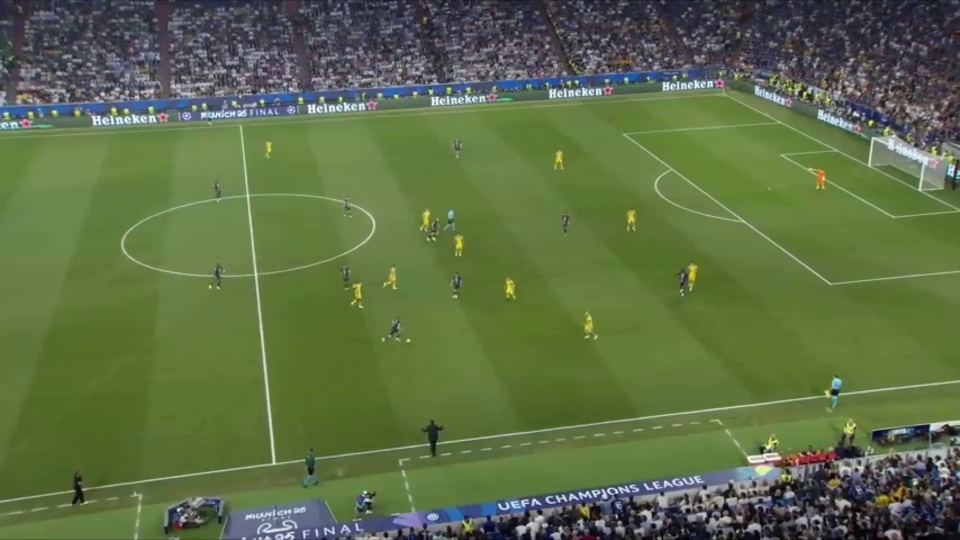
#> input picture data/frames/frame_0000_idx_00000.jpg, 1920 x 1080 px (shown at 1/2 size); its folder holds only this picture in this run
$ python click_keypoints.py
#> lines starting #> are read from the running program, lines starting #| are printed output that depends on the picture; after the words box and inside, x2 and y2 are one past the last pixel; in counts of white or black regions, pixels touching at a corner belong together
### kobe/notebooks/minimap/pitch.py
"""Pitch model in metres: named keypoints, line drawing and the minimap image.

Coordinate system (same orientation as the broadcast view):
    origin = corner of the far touchline and the left goal line
    x = along the touchline, 0 (left goal line) .. 105 (right goal line)
    y = across the pitch,    0 (far touchline, top of the image) .. 68 (near touchline)
"""

from pathlib import Path

import cv2
import numpy as np

HOMOGRAPHY_DIR = Path(__file__).resolve().parent   # kobe/notebooks/minimap/
# Project root = the first parent folder that contains data/frames
REPO_ROOT = next(p for p in HOMOGRAPHY_DIR.parents if (p / "data" / "frames").exists())
FRAMES_DIR = REPO_ROOT / "data" / "frames"
VIDEO_PATH = REPO_ROOT / "data" / "raw_video" / "match.mp4"
KEYPOINTS_JSON = HOMOGRAPHY_DIR / "keypoints.json"   # clicked points, committed
OUTPUT_DIR = HOMOGRAPHY_DIR / "output"               # generated, not committed

# FIFA dimensions in metres (Allianz Arena, Munich: 105 x 68)
LENGTH, WIDTH = 105.0, 68.0
BOX_DEPTH, BOX_WIDTH = 16.5, 40.32        # penalty area
GOAL_AREA_DEPTH, GOAL_AREA_WIDTH = 5.5, 18.32
PENALTY_SPOT = 11.0                       # distance from the goal line
CIRCLE_RADIUS = 9.15                      # centre circle and penalty arc


def _keypoints():
    mid_x, mid_y = LENGTH / 2, WIDTH / 2
    points = {
        "corner_TL": (0, 0), "corner_TR": (LENGTH, 0),
        "corner_BL": (0, WIDTH), "corner_BR": (LENGTH, WIDTH),
        "mid_T": (mid_x, 0), "mid_B": (mid_x, WIDTH), "centre": (mid_x, mid_y),
        "circle_T": (mid_x, mid_y - CIRCLE_RADIUS), "circle_B": (mid_x, mid_y + CIRCLE_RADIUS),
    }
    # Where the penalty arc meets the front line of the penalty area
    arc_dy = np.sqrt(CIRCLE_RADIUS ** 2 - (BOX_DEPTH - PENALTY_SPOT) ** 2)
    for side, x0, d in (("L", 0.0, 1.0), ("R", LENGTH, -1.0)):  # d = direction into the pitch
        points.update({
            f"{side}_box_goal_T": (x0, mid_y - BOX_WIDTH / 2),
            f"{side}_box_goal_B": (x0, mid_y + BOX_WIDTH / 2),
            f"{side}_box_T": (x0 + d * BOX_DEPTH, mid_y - BOX_WIDTH / 2),
            f"{side}_box_B": (x0 + d * BOX_DEPTH, mid_y + BOX_WIDTH / 2),
            f"{side}_goal_area_goal_T": (x0, mid_y - GOAL_AREA_WIDTH / 2),
            f"{side}_goal_area_goal_B": (x0, mid_y + GOAL_AREA_WIDTH / 2),
            f"{side}_goal_area_T": (x0 + d * GOAL_AREA_DEPTH, mid_y - GOAL_AREA_WIDTH / 2),
            f"{side}_goal_area_B": (x0 + d * GOAL_AREA_DEPTH, mid_y + GOAL_AREA_WIDTH / 2),
            f"{side}_penalty_spot": (x0 + d * PENALTY_SPOT, mid_y),
            f"{side}_arc_T": (x0 + d * BOX_DEPTH, mid_y - arc_dy),
            f"{side}_arc_B": (x0 + d * BOX_DEPTH, mid_y + arc_dy),
        })
    return {name: (float(x), float(y)) for name, (x, y) in points.items()}


KEYPOINTS = _keypoints()  # name -> (x, y) in metres


def _circle(cx, cy, r, a0=0.0, a1=2 * np.pi, n=64):
    angles = np.linspace(a0, a1, n)
    return np.stack([cx + r * np.cos(angles), cy + r * np.sin(angles)], axis=1)


def _lines():
    """All pitch markings as polylines (arrays of (x, y) in metres)."""
    mid_x, mid_y = LENGTH / 2, WIDTH / 2
    lines = [
        np.array([(0, 0), (LENGTH, 0), (LENGTH, WIDTH), (0, WIDTH), (0, 0)]),  # touch- and goal lines
        np.array([(mid_x, 0), (mid_x, WIDTH)]),                                # halfway line
        _circle(mid_x, mid_y, CIRCLE_RADIUS),
    ]
    # Half-angle of the penalty arc part that lies outside the penalty area
    arc = np.arccos((BOX_DEPTH - PENALTY_SPOT) / CIRCLE_RADIUS)
    for x0, d in ((0.0, 1.0), (LENGTH, -1.0)):
        for depth, width in ((BOX_DEPTH, BOX_WIDTH), (GOAL_AREA_DEPTH, GOAL_AREA_WIDTH)):
            top, bottom, x1 = mid_y - width / 2, mid_y + width / 2, x0 + d * depth
            lines.append(np.array([(x0, top), (x1, top), (x1, bottom), (x0, bottom)]))
        centre = 0.0 if d > 0 else np.pi  # arc points towards the middle of the pitch
        lines.append(_circle(x0 + d * PENALTY_SPOT, mid_y, CIRCLE_RADIUS, centre - arc, centre + arc, 24))
    return [line.astype(np.float64) for line in lines]


LINES = _lines()
#> (reads kobe/notebooks/minimap/keypoints.json from the repository)


def draw_minimap(scale=10, margin=4):
    """Top-down pitch image. scale = pixels per metre, margin in metres."""
#> called with scale = 4, margin = 4
    h, w = int((WIDTH + 2 * margin) * scale), int((LENGTH + 2 * margin) * scale)
    image = np.full((h, w, 3), (40, 120, 40), np.uint8)
    for i in range(0, int(LENGTH), 20):  # lighter mowing stripe of 10 m every 20 m
        p0 = to_minimap_px((i, 0), scale, margin)
        p1 = to_minimap_px((min(i + 10, LENGTH), WIDTH), scale, margin)
        cv2.rectangle(image, p0, p1, (46, 135, 46), -1)
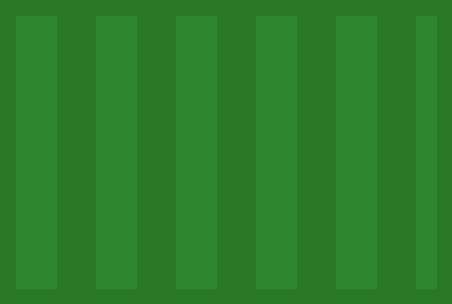
#> image: shape (304, 452, 3); mean of channels 0, 1, 2 42.7, 126.7, 42.7; drawn as B, G, R
    for line in LINES:
        pts = np.array([to_minimap_px(p, scale, margin) for p in line], np.int32)
        cv2.polylines(image, [pts], False, (255, 255, 255), 2, cv2.LINE_AA)
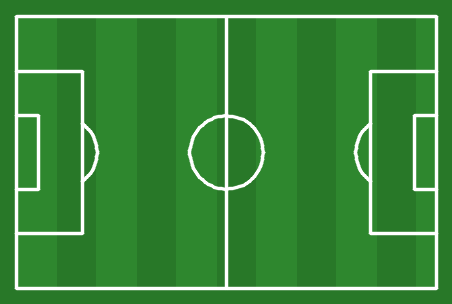
#> image: shape (304, 452, 3); 10.12% of pixels changed, all inside (x1, y1, x2, y2) = (14, 14, 439, 291); drawn as B, G, R
    for x in (PENALTY_SPOT, LENGTH / 2, LENGTH - PENALTY_SPOT):
        cv2.circle(image, to_minimap_px((x, WIDTH / 2), scale, margin), 3, (255, 255, 255), -1)
#> image: shape (304, 452, 3); 0.05% of pixels changed, all inside (x1, y1, x2, y2) = (57, 149, 396, 156)
    return image


def to_minimap_px(point, scale=10, margin=4):
    """(x, y) in metres -> integer pixel on the minimap of draw_minimap()."""
    return int(round((point[0] + margin) * scale)), int(round((point[1] + margin) * scale))

### kobe/notebooks/minimap/homography.py
"""Homography per frame from the clicked keypoints in keypoints.json.

On every keyframe with >= 4 clicked points we fit H (image pixels -> pitch metres)
with cv2.findHomography. The camera pans and zooms, so frames between two
keyframes get their own H: we project a grid of pitch points into both keyframes,
interpolate those image positions linearly in time, and fit H again on the
interpolated grid. Frames before the first / after the last keyframe use the
nearest keyframe.

Usage:
    from homography import Homographies
    hs = Homographies()
    feet_m = hs.image_to_pitch([(960, 700)], frame_idx=120)   # -> [[x, y]] in metres
"""

import json

import cv2
import numpy as np

from pitch import KEYPOINTS, KEYPOINTS_JSON, LENGTH, WIDTH

# Pitch points used to interpolate between keyframes (6 x 5 grid over the pitch)
GRID = np.array([(x, y) for x in np.linspace(0, LENGTH, 6) for y in np.linspace(0, WIDTH, 5)])
RANSAC_M = 1.0  # a clicked point further than this (in metres on the pitch) from the fit is an outlier


def project(points, H):
    """Apply homography H to an (N, 2) array of points."""
    pts = np.asarray(points, np.float64).reshape(-1, 1, 2)
    return cv2.perspectiveTransform(pts, H).reshape(-1, 2)


def load_keypoints():
    """{frame idx: {keypoint name: [x, y] image pixels}} from keypoints.json."""
    if not KEYPOINTS_JSON.exists():
        return {}
    data = json.loads(KEYPOINTS_JSON.read_text(encoding="utf-8"))
    return {int(idx): points for idx, points in data["frames"].items()}


def fit(points):
    """Fit H (image -> pitch) on {name: [x, y]}. Returns (H, {name: error in px}) or (None, {}).

    The error per point is the distance between where it was clicked and where
    the fitted H puts it: a large error means a misclick or a wrong point name.
    With exactly 4 points H always fits perfectly, so errors are only meaningful from 5 points.
    From 5 points we fit with RANSAC: a point more than RANSAC_M metres off is ignored,
    so one misclick cannot pull H (and the errors of all other points) out of shape.
    """
    names = [n for n in points if n in KEYPOINTS]
    if len(names) < 4:
        return None, {}
    image_pts = np.array([points[n] for n in names], np.float64)
    pitch_pts = np.array([KEYPOINTS[n] for n in names], np.float64)
    if len(names) == 4:
        H, _ = cv2.findHomography(image_pts, pitch_pts, 0)  # exact solution
    else:
        H, _ = cv2.findHomography(image_pts, pitch_pts, cv2.RANSAC, RANSAC_M)
    if H is None:
        return None, {}
    back = project(pitch_pts, np.linalg.inv(H))
    errors = {n: float(np.linalg.norm(back[i] - image_pts[i])) for i, n in enumerate(names)}
    return H, errors


class Homographies:
    """H (image pixels -> pitch metres) for every frame of the clip."""

    # [26 lines left out: functions __init__, for_frame, not called in this run]

    def image_to_pitch(self, points, frame_idx):
        """Image pixels -> pitch metres, (N, 2) array."""
        return project(points, self.for_frame(frame_idx))

    def pitch_to_image(self, points, frame_idx):
        """Pitch metres -> image pixels, (N, 2) array."""
        return project(points, np.linalg.inv(self.for_frame(frame_idx)))

### kobe/notebooks/minimap/click_keypoints.py
"""Click pitch keypoints on keyframes of the clip -> keypoints.json.

    venv\\Scripts\\python kobe\\notebooks\\minimap\\click_keypoints.py            (every 30th frame)
    venv\\Scripts\\python kobe\\notebooks\\minimap\\click_keypoints.py --step 15
    venv\\Scripts\\python kobe\\notebooks\\minimap\\click_keypoints.py --frames 0 45 90

1. Choose a keypoint on the minimap below the frame (click it, or n / p).
2. Click that point in the frame. The magnifier (bottom right) helps to click precisely.
3. From 4 points on, the pitch lines are drawn over the frame: they must lie on
   the real lines. From 5 points on, every point shows its error in pixels;
   a red point (> 10 px) is a misclick or a wrong name.
4. Space / Enter: next keyframe. Everything is saved after every change.

Click points spread over the visible pitch (not all on one line), 5-8 per frame.
"""

import argparse
import json

import cv2
import numpy as np

from homography import fit, load_keypoints, project
from pitch import FRAMES_DIR, KEYPOINTS, KEYPOINTS_JSON, LINES, draw_minimap, to_minimap_px

WINDOW = "click keypoints"
BAR_H = 330                       # height of the panel below the frame
MINI_SCALE, MINI_MARGIN = 4, 4    # minimap: pixels per metre, margin in metres
MAG_HALF, MAG_ZOOM = 24, 6        # magnifier: half crop size and zoom factor
NAMES = list(KEYPOINTS)

parser = argparse.ArgumentParser()
parser.add_argument("--step", type=int, default=30, help="every n-th frame is a keyframe")
parser.add_argument("--frames", type=int, nargs="*", help="explicit keyframes instead of --step")
args = parser.parse_args()

frame_files = {int(p.stem.split("_idx_")[1]): p for p in FRAMES_DIR.glob("*.jpg")}
last = max(frame_files)
keyframes = args.frames or sorted(set(range(0, last + 1, args.step)) | {last})
points = load_keypoints()  # {frame idx: {name: [x, y]}}, also frames from earlier sessions


def save():
    data = {
        "pitch": "metres, origin = far touchline x left goal line, x 0..105 along, y 0..68 across",
        "frames": {str(i): points[i] for i in sorted(points) if points[i]},
    }
    KEYPOINTS_JSON.write_text(json.dumps(data, indent=1), encoding="utf-8")


# ---- State shared with the mouse callback ----
state = {"pos": 0, "selected": NAMES.index("R_box_T"), "mouse": None}
# Resume at the first keyframe that has fewer than 4 points
state["pos"] = next((k for k, i in enumerate(keyframes) if len(points.get(i, {})) < 4), 0)
minimap = draw_minimap(MINI_SCALE, MINI_MARGIN)
mini_origin = (10, 0)  # top-left of the minimap inside the bottom panel (set when drawing)


def current():
    idx = keyframes[state["pos"]]
    return idx, points.setdefault(idx, {})


# [29 lines left out: functions on_mouse, previous_h, not called in this run]


def draw_lines(canvas, H, colour, thickness):
    """Draw all pitch lines, projected into the image with the inverse of H."""
    H_inv = np.linalg.inv(H)
    for line in LINES:
        dense = np.concatenate([np.linspace(a, b, 20) for a, b in zip(line[:-1], line[1:])])
        img = project(dense, H_inv)
        img = np.clip(img, -10000, 10000).astype(np.int32)  # far-away points can overflow
        cv2.polylines(canvas, [img], False, colour, thickness, cv2.LINE_AA)


def render(frame):
    global mini_origin
    idx, pts = current()
    frame_h, frame_w = frame.shape[:2]
    canvas = np.zeros((frame_h + BAR_H, frame_w, 3), np.uint8)
    canvas[:frame_h] = frame

    # ---- Pitch lines: fitted H, or the previous keyframe as a grey guide ----
    H, errors = fit(pts)
    if H is not None:
        draw_lines(canvas, H, (255, 255, 0), 2)
    else:
        guide = previous_h(idx)
        if guide is not None:
            draw_lines(canvas, guide, (150, 150, 150), 1)

    # ---- Clicked points (colour = error) ----
    for name, (x, y) in pts.items():
        err = errors.get(name, 0.0) if len(pts) >= 5 else 0.0
        colour = (0, 220, 0) if err < 5 else (0, 165, 255) if err < 10 else (0, 0, 255)
        cv2.circle(canvas, (int(x), int(y)), 6, colour, 2, cv2.LINE_AA)
        label = f"{name} {err:.1f}px" if len(pts) >= 5 else name
        cv2.putText(canvas, label, (int(x) + 9, int(y) - 9), cv2.FONT_HERSHEY_SIMPLEX, 0.6, (0, 0, 0), 4)
        cv2.putText(canvas, label, (int(x) + 9, int(y) - 9), cv2.FONT_HERSHEY_SIMPLEX, 0.6, colour, 1)

    # ---- Minimap with the keypoints ----
    mini = minimap.copy()
    for k, name in enumerate(NAMES):
        p = to_minimap_px(KEYPOINTS[name], MINI_SCALE, MINI_MARGIN)
        if name in pts:
            cv2.circle(mini, p, 6, (0, 220, 0), -1)
        else:
            cv2.circle(mini, p, 5, (200, 200, 200), 1)
        if k == state["selected"]:
            cv2.circle(mini, p, 11, (0, 0, 255), 3)
    mini_origin = (10, (BAR_H - mini.shape[0]) // 2)
    oy = frame_h + mini_origin[1]
    canvas[oy:oy + mini.shape[0], 10:10 + mini.shape[1]] = mini

    # ---- Info text ----
    if H is None:
        quality = f"{len(pts)} points: need at least 4"
    elif len(pts) < 5:
        quality = f"{len(pts)} points: add a 5th to check the error"
    else:
        worst = max(errors, key=errors.get)
        quality = (f"{len(pts)} points: mean error {np.mean(list(errors.values())):.1f} px, "
                   f"max {errors[worst]:.1f} px ({worst})")
    lines = [
        (f"Frame {idx}   (keyframe {state['pos'] + 1}/{len(keyframes)})", (255, 255, 255)),
        (f"Selected: {NAMES[state['selected']]}", (80, 80, 255)),
        (quality, (255, 255, 255)),
        ("", None),
        ("left click: place selected point   right click: delete nearest", (180, 180, 180)),
        ("click minimap or n / p: choose point   x: delete selected   c: clear frame", (180, 180, 180)),
        ("space / enter: next keyframe   a: previous   q / esc: quit (auto-saved)", (180, 180, 180)),
    ]
    tx = 10 + mini.shape[1] + 30
    for k, (text, colour) in enumerate(lines):
        if text:
            cv2.putText(canvas, text, (tx, frame_h + 45 + 40 * k), cv2.FONT_HERSHEY_SIMPLEX, 0.7, colour, 2)

    # ---- Magnifier around the mouse ----
    if state["mouse"] and state["mouse"][1] < frame_h:
        mx, my = state["mouse"]
        padded = cv2.copyMakeBorder(frame, MAG_HALF, MAG_HALF, MAG_HALF, MAG_HALF, cv2.BORDER_CONSTANT)
        crop = padded[my:my + 2 * MAG_HALF, mx:mx + 2 * MAG_HALF]
        mag = cv2.resize(crop, None, fx=MAG_ZOOM, fy=MAG_ZOOM, interpolation=cv2.INTER_NEAREST)
        c = MAG_HALF * MAG_ZOOM
        cv2.line(mag, (c, 0), (c, mag.shape[0]), (0, 0, 255), 1)
        cv2.line(mag, (0, c), (mag.shape[1], c), (0, 0, 255), 1)
        oy = frame_h + (BAR_H - mag.shape[0]) // 2
        canvas[oy:oy + mag.shape[0], frame_w - mag.shape[1] - 10:frame_w - 10] = mag
    return canvas


cv2.namedWindow(WINDOW, cv2.WINDOW_NORMAL)  # resizable; mouse coordinates stay in image pixels
loaded_idx, frame = None, None
while True:
    idx, _ = current()
    if idx != loaded_idx:
        frame = cv2.imread(str(frame_files[idx]))
#> frame is the input picture: shape (1080, 1920, 3); mean B, G, R 69.8, 109.8, 92.9
        loaded_idx = idx
        cv2.setMouseCallback(WINDOW, on_mouse, {"frame_h": frame.shape[0]})
        if state["mouse"] is None:  # first frame: fit the window to ~75 % of a 1920 px screen
            cv2.resizeWindow(WINDOW, 1440, int(1440 * (frame.shape[0] + BAR_H) / frame.shape[1]))
    cv2.imshow(WINDOW, render(frame))
#> in render, `canvas[:frame_h] = frame`:
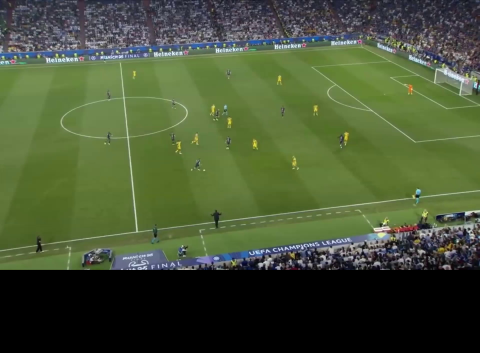
#> canvas: shape (1410, 1920, 3) (shown at 1/4 size); mean B, G, R 53.5, 84.1, 71.2
#> in fit, `H, _ = cv2.findHomography(image_pts, pitch_pts, cv2.RANSAC, RANSAC_M)`: H = [[0.0931, 0.166, 10.49], [0.0259, 0.41, -115.2], [3.48e-05, 0.00332, 1]]
#> in fit, `back = project(pitch_pts, np.linalg.inv(H))`: back = [[1246.8, 267.5], [1665.9, 562.7], [1558.9, 245.7], [1444.7, 189.8], [542.7, 926.9], [482.7, 250.6], [501.4, 460.9], [1492.1, 440.3], [1345.7, 337.1], [1539.1, 374.4]]
#> in fit, `errors = {n: float(np.linalg.norm(back[i] - image_pts[i])) for i, n in..`: errors = 10 items
#> in draw_lines, `H_inv = np.linalg.inv(H)`: H_inv = [[11.4, -1.89, -337.5], [-0.43, 1.33, 158.1], [0.00103, -0.00436, 0.486]]
#> after the loop in draw_lines, `for line in LINES:`:
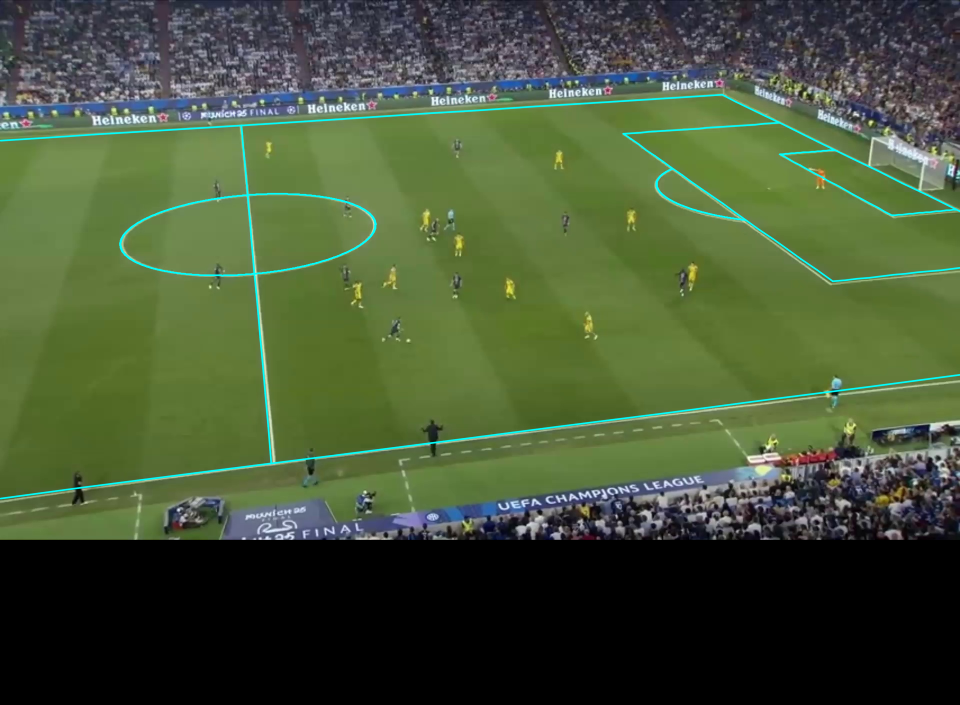
#> canvas: shape (1410, 1920, 3) (shown at 1/2 size); 1.37% of pixels changed, all inside (x1, y1, x2, y2) = (0, 187, 1920, 1000)
#> the loop in render, `for name, (x, y) in pts.items():` made 10 passes
#> (name, x, y, err, colour, label) on passes 1 to 6: ('R_box_T', 1251, 268, 4.21, (0, 220, 0), 'R_box_T 4.2px'), ('R_box_B', 1661, 565, 5.44, (0, 165, 255), 'R_box_B 5.4px'), ('R_box_goal_T', 1560, 245, 1.28, (0, 220, 0), 'R_box_goal_T 1.3px'), ('corner_TR', 1444, 190, 0.71, (0, 220, 0), 'corner_TR 0.7px'), ('mid_B', 548, 929, 5.67, (0, 165, 255), 'mid_B 5.7px'), ('mid_T', 480, 251, 2.7, (0, 220, 0), 'mid_T 2.7px')
#> after the loop in render, `for name, (x, y) in pts.items():`:
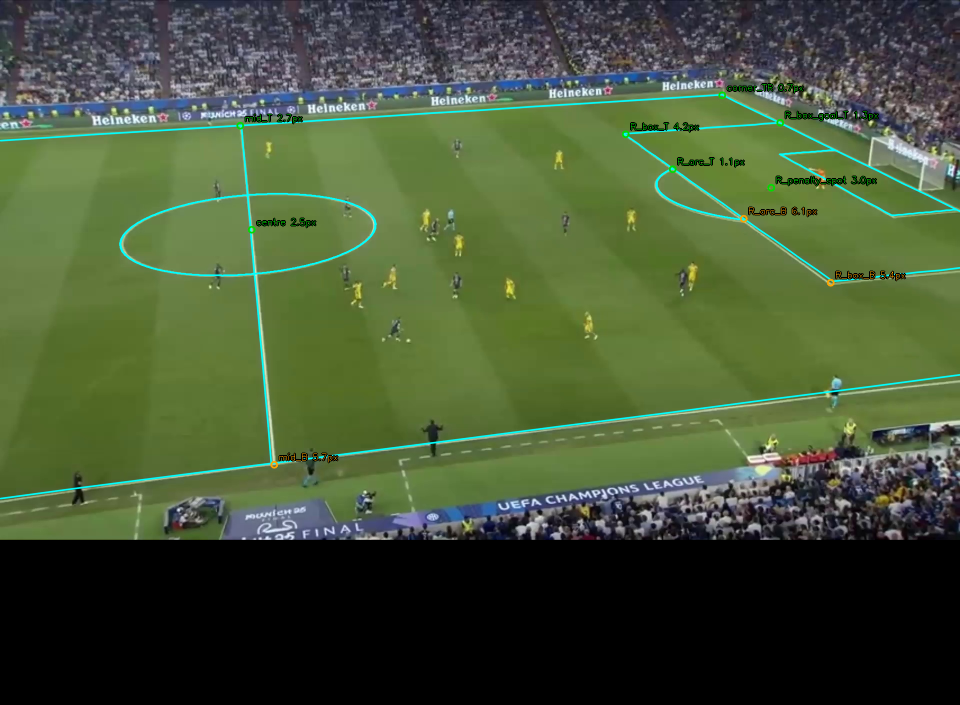
#> canvas: shape (1410, 1920, 3) (shown at 1/2 size); 0.61% of pixels changed, all inside (x1, y1, x2, y2) = (472, 166, 1812, 938)
#> (the rest of the program and of its run is left out)
